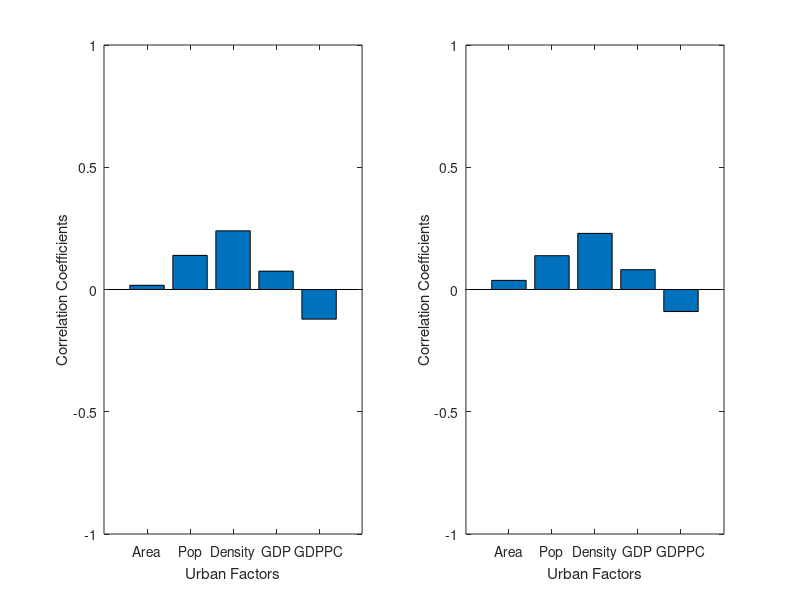

Reproduce this figure in MATLAB.
function [] = plot_urban_factors( )
%PLOT_URBAN_FACTORS Summary of this function goes here
%   Detailed explanation goes here
avg_matrix=[0.017221209913834475 0.13956674973981434 0.24003991210150566 0.074952974837268651 -0.12122404804088698 ];
hour_matrix=[0.037339355914656626 0.13827920074649144 0.22950689874739516 0.081132236755545 -0.09012125543158739 ];
subplot(1,2,1),bar(avg_matrix);
xlabel('Urban Factors');
ylabel('Correlation Coefficients');
set(gca, 'XTick', 1:5);
axis([0,6,-1,1]);
set(gca,'XTickLabel',{'Area','Pop','Density','GDP','GDPPC'})
subplot(1,2,2),bar(hour_matrix);
xlabel('Urban Factors');
ylabel('Correlation Coefficients');
axis([0,6,-1,1]);
set(gca, 'XTick', 1:5);
set(gca,'XTickLabel',{'Area','Pop','Density','GDP','GDPPC'})
end

